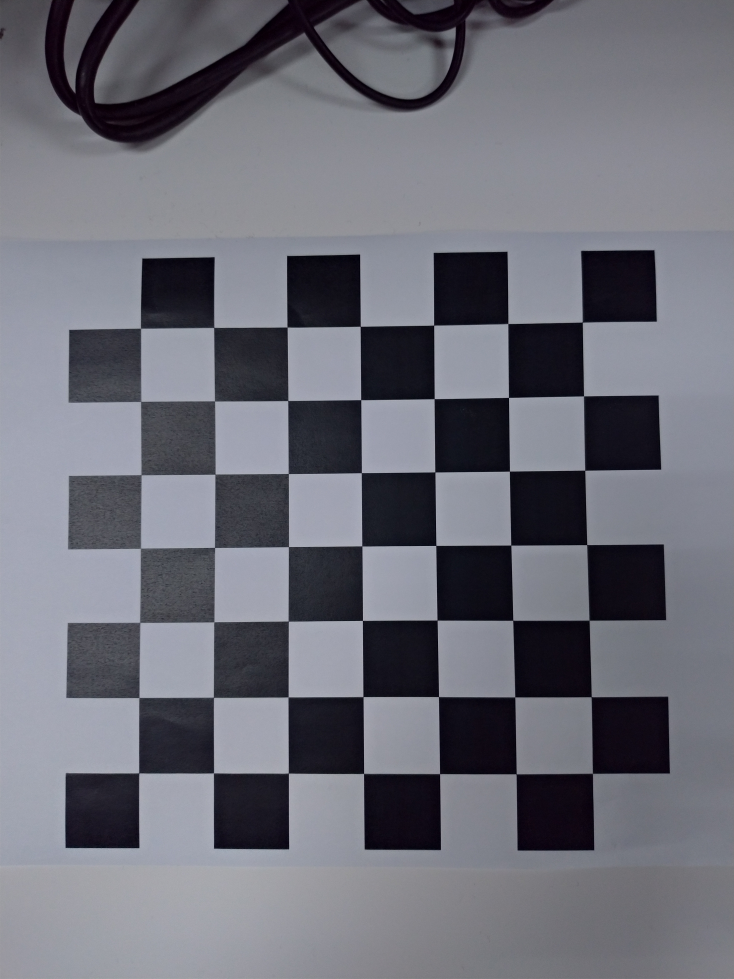
#> input picture data/0000.jpg, 2936 x 3916 px (shown at 1/4 size); its folder holds only this picture in this run
$ jupyter execute --allow-errors camera_calibration.ipynb
#> lines starting #> are read from the running program, lines starting #| are printed output that depends on the picture
[cell 1]
import numpy as np
import cv2
import glob
import matplotlib.pyplot as plt
import camera_calibration_show_extrinsics as show
from PIL import Image

[cell 2]
# prepare object points, like (0,0,0), (1,0,0), (2,0,0) ....,(6,5,0)
# (8,6) is for the given testing images.
# If you use the another data (e.g. pictures you take by your smartphone),
# you need to set the corresponding numbers.
corner_x = 7
corner_y = 7
objp = np.zeros((corner_x*corner_y,3), np.float32)
objp[:,:2] = np.mgrid[0:corner_x, 0:corner_y].T.reshape(-1,2)

# Arrays to store object points and image points from all the images.
objpoints = [] # 3d points in real world space
imgpoints = [] # 2d points in image plane.

# Make a list of calibration images
images = glob.glob('data/*.jpg')

[cell 3]
# Step through the list and search for chessboard corners
print('Start finding chessboard corners...')
for idx, fname in enumerate(images):
    img = cv2.imread(fname)
#> img is the input picture: shape (3916, 2936, 3); mean B, G, R 119, 109.5, 108.7
    gray = cv2.cvtColor(img, cv2.COLOR_BGR2GRAY)
    plt.imshow(gray)

    #Find the chessboard corners
    print('find the chessboard corners of',fname)
    ret, corners = cv2.findChessboardCorners(gray, (corner_x,corner_y), None)
#> ret = True; corners = 49 rows, first 8: [2329.3, 1288.7], [2334.3, 1585.9], [2339.3, 1881.6], [2347.6, 2180.1], [2357, 2482.5], [2366.3, 2787.1], [2369.5, 3095.4], [2032, 1296.7]

    # If found, add object points, image points
    if ret == True:
        objpoints.append(objp)
        imgpoints.append(corners)

        # Draw and display the corners
        cv2.drawChessboardCorners(img, (corner_x,corner_y), corners, ret)
        plt.imshow(img)
        plt.show()
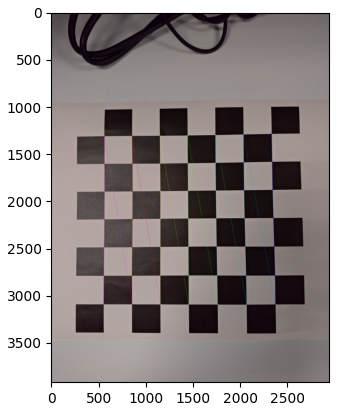
#> figure drawn by matplotlib, 1 panel; B, G, R data is drawn as R, G, B

    print(len(imgpoints))
#| 1

[cell 4]
# Calculate Homography matrix
H = np.empty((len(images), 3, 3), dtype=float)
for i, (imgpts, objpts) in enumerate(zip(imgpoints, objpoints)):
    M = np.empty((corner_x*corner_y*2, 9), dtype=float)
    for j, (imgp, objp) in enumerate(zip(imgpts, objpts)):
        x, y = imgp[0]
        X, Y, _ = objp
        M[j*2, :] = [-X, -Y, -1, 0, 0, 0, x*X, x*Y, x]
        M[j*2+1, :] = [0, 0, 0, -X, -Y, -1, y*X, y*Y, y]
    u, s, v = np.linalg.svd(M)
    H[i] = v[np.argmin(s)].reshape(3, 3)
    H[i] /= H[i, -1, -1]
#> this loop made 1 pass
#> pass 1, `u, s, v = np.linalg.svd(M)`:
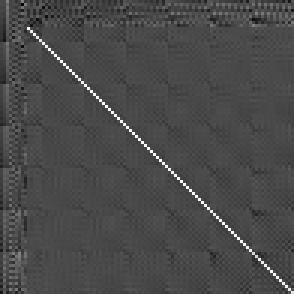
#> u: shape (98, 98) float64 (shown 3 times larger); min -0.395, max 0.968, mean 0.000159; drawn with min black and max white
#> after the loop, H = [[-4.67, -291.7, 2327.6], [284.8, 7.71, 1293.5], [-0.00495, 0.00258, 1]]

# Calcualte B = K^(-T) * K^(-1)
V = np.empty((len(images)*2, 6), dtype=float)
for i, Hi in enumerate(H):
    V[i*2, :] = [
        Hi[0, 0]*Hi[0, 1],
        Hi[0, 0]*Hi[1, 1] + Hi[1, 0]*Hi[0, 1],
        Hi[0, 0]*Hi[2, 1] + Hi[2, 0]*Hi[0, 1],
        Hi[1, 0]*Hi[1, 1],
        Hi[1, 0]*Hi[2, 1] + Hi[2, 0]*Hi[1, 1],
        Hi[2, 0]*Hi[2, 1]
    ]
    V[i*2+1, :] = [
        Hi[0, 0]**2 - Hi[0, 1]**2,
        2*(Hi[0, 0]*Hi[1, 0] - Hi[0, 1]*Hi[1, 1]),
        2*(Hi[0, 0]*Hi[2, 0] - Hi[0, 1]*Hi[2, 1]),
        Hi[1, 0]**2 - Hi[1, 1]**2,
        2*(Hi[1, 0]*Hi[2, 0] - Hi[1, 1]*Hi[2, 1]),
        Hi[2, 0]**2 - Hi[2, 1]**2
    ]
#> after the loop, V = [[1361.8, -83106.2, 1.43, 2196.8, 0.698, -1.28e-05], [-85039.4, 1839.1, 1.55, 81066.3, -2.86, 1.79e-05]]
u, s, v = np.linalg.svd(V)
#> u = [[-0.0131, 1], [1, 0.0131]]; s = [117507.5, 83139.2]; v = [[-0.724, 0.0249, 1.31e-05, 0.69, -2.44e-05, 1.53e-10], [0.00294, -0.999, 1.75e-05, 0.0392, 7.94e-06, -1.51e-10], [8.69e-06, 1.71e-05, 1, -1.04e-05, 3.47e-10, -1.93e-15], [0.69, 0.0304, 1.03e-06, 0.723, 1.33e-05, -1.22e-10], [-2.69e-05, 8.14e-06, -1.8e-10, 6.91e-06, 1, 4.51e-15], [1.95e-10, -1.51e-10, 2.69e-15, -1.2e-11, 2.05e-15, 1]]
b = v[np.argmin(s)]
#> b = [0.00294, -0.999, 1.75e-05, 0.0392, 7.94e-06, -1.51e-10]
B = np.array([
    [b[0], b[1], b[2]],
    [b[1], b[3], b[4]],
    [b[2], b[4], b[5]]
])
#> B = [[0.00294, -0.999, 1.75e-05], [-0.999, 0.0392, 7.94e-06], [1.75e-05, 7.94e-06, -1.51e-10]]
#> (the rest of this cell did not finish here and is left out)

$ run again, on data/0004.jpg
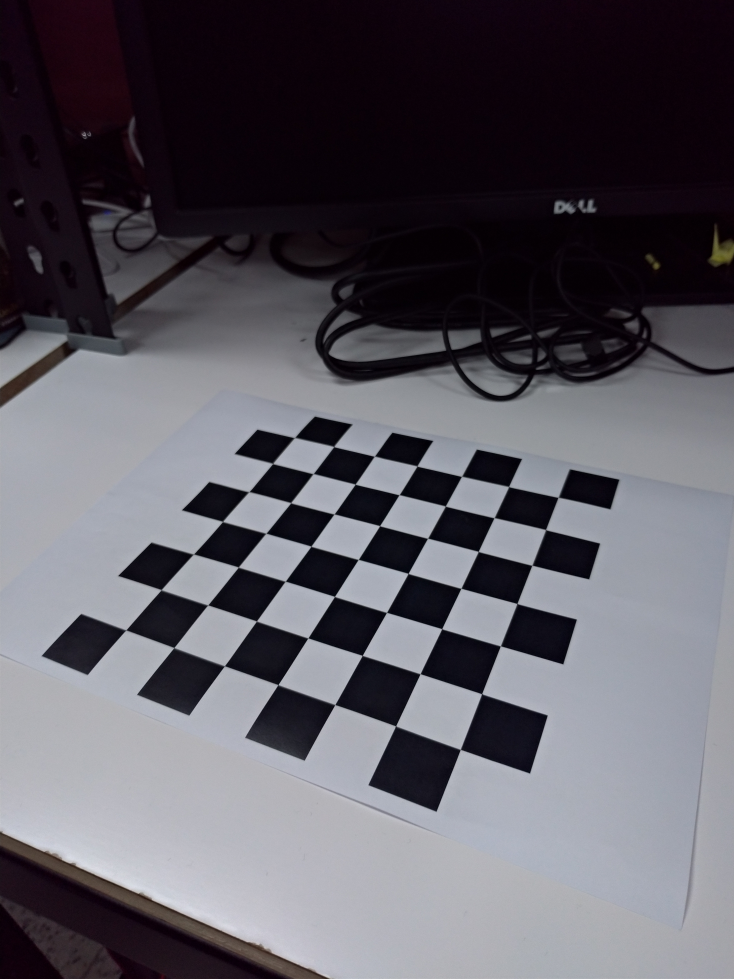
#> input picture data/0004.jpg, 2936 x 3916 px (shown at 1/4 size)
#> img is the input picture: shape (3916, 2936, 3); mean B, G, R 98.4, 90.5, 93.1
#> ret = True; corners = 49 rows, first 8: [505.9, 2519.6], [646, 2360.5], [775, 2217.5], [893.8, 2089], [997, 1968.5], [1092.5, 1856], [1179.5, 1751.5], [696.5, 2592]
#> `plt.show()`:
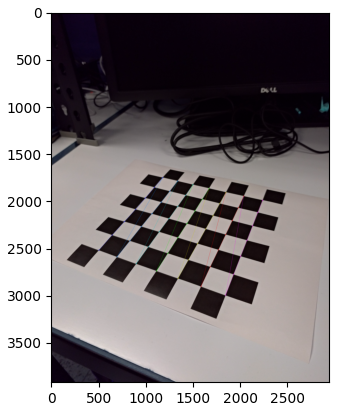
#> figure drawn by matplotlib, 1 panel; B, G, R data is drawn as R, G, B
#| 1
#> the loop `for i, (imgpts, objpts) in enumerate(zip(imgpoints, objpoints)):` made 1 pass
#> pass 1, `u, s, v = np.linalg.svd(M)`:
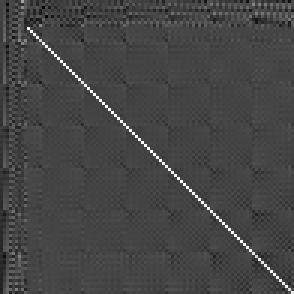
#> u: shape (98, 98) float64 (shown 3 times larger); min -0.367, max 0.974, mean -0.00115; drawn with min black and max white
#> after the loop `for i, (imgpts, objpts) in enumerate(zip(imgpoints, objpoints)):`: H = [[175.8, 172.4, 508], [-32.14, -1.35, 2521.5], [0.0542, -0.0269, 1]]
#> the loop `for i, Hi in enumerate(H):` made 1 pass
#> after the loop `for i, Hi in enumerate(H):`: V = [[30308.7, -5778.2, 4.62, 43.25, 0.792, -0.00146], [1159.2, -10833.2, 28.35, 1031, -3.56, 0.00222]]
#> `u, s, v = np.linalg.svd(V)`: u = [[-0.993, -0.115], [-0.115, 0.993]]; s = [31037.7, 10413.1]; v = [[-0.974, 0.225, -0.000253, -0.00521, -1.22e-05, 3.85e-08], [-0.225, -0.97, 0.00265, 0.0979, -0.000348, 2.28e-07], [0.000351, 0.00264, 1, -0.000131, 4.67e-07, -3.06e-10], [0.017, 0.0965, -0.00013, 0.995, 1.72e-05, -1.13e-08], [-9.03e-05, -0.000337, 4.56e-07, 1.69e-05, 1, 4.05e-11], [8.88e-08, 2.13e-07, -2.9e-10, -1.08e-08, 3.95e-11, 1]]
#> b = [-0.225, -0.97, 0.00265, 0.0979, -0.000348, 2.28e-07]
#> B = [[-0.225, -0.97, 0.00265], [-0.97, 0.0979, -0.000348], [0.00265, -0.000348, 2.28e-07]]
